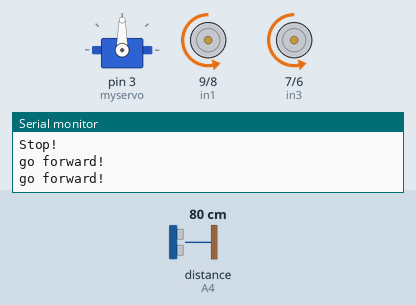
The sketch below on a simulated Arduino Uno, built with avr-gcc and run on an emulated ATmega328P. Parts: servo, motor-driver pin pairs drawn as motors (green arrow = first pin HIGH = forward, orange = second pin HIGH = backward, longer = more drive, scaled by the enable pin), the last lines printed to the serial monitor. Wiring (inferred from the names in the program): ultrasonic range finder: trigger A5; echo A4. The test bench sets the inputs (shaded band); at power-on: distance to the obstacle (sensor on A4) 80 cm. The echo pulse lasts 58.3 µs per cm.

Above: at 3.9 s.
4.0 s: distance to the obstacle (sensor on A4) set to 23 cm
8.7 s: distance to the obstacle (sensor on A4) set to 19 cm
At 12.0 s:
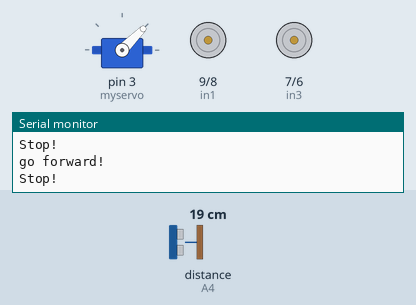
15.0 s: distance to the obstacle (sensor on A4) set to 35 cm
At 15.9 s:
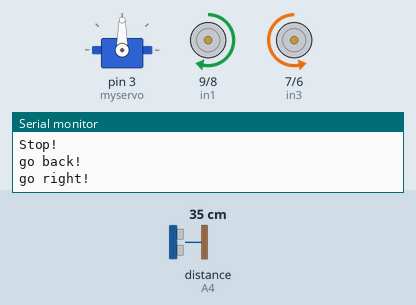
19.4 s: distance to the obstacle (sensor on A4) set to 2 cm
At 22.7 s:
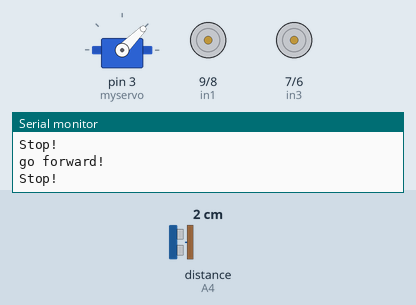
22.9 s: distance to the obstacle (sensor on A4) set to 4 cm
Timing chart, 0 to 36.0 s (numbered marks = the images above; inputs shaded):
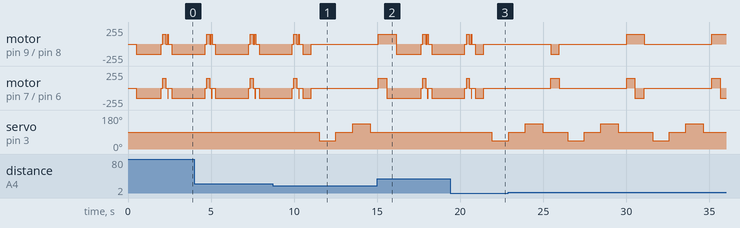

The sketch:

Obstacle_Avoidance_Car.ino
```cpp
//www.elegoo.com
//2016.09.12

#include <Servo.h> //servo library
Servo myservo; // create servo object to control servo
int Echo = A4;
int Trig = A5;
int in1 = 9;
int in2 = 8;
int in3 = 7;
int in4 = 6;
int ENA = 11;
int ENB = 5;
int ABT=150;
int wheelAlignment=25;
int rightDistance = 0,leftDistance = 0,middleDistance = 0 ;

void _mForward()
{
  analogWrite(ENA,ABT);
  analogWrite(ENB,ABT);
  digitalWrite(in1,LOW);
  digitalWrite(in2,HIGH);
  digitalWrite(in3,LOW);
  digitalWrite(in4,HIGH);
  Serial.println("go forward!");
}
void _mBack()
{
  analogWrite(ENA,ABT);
  analogWrite(ENB,ABT);
  digitalWrite(in1,HIGH);
  digitalWrite(in2,LOW);
  digitalWrite(in3,HIGH);
  digitalWrite(in4,LOW);
  Serial.println("go back!");
}
void _mleft()
{
  analogWrite(ENA,ABT);
  analogWrite(ENB,ABT);
  digitalWrite(in1,LOW);
  digitalWrite(in2,HIGH);
  digitalWrite(in3,HIGH);
  digitalWrite(in4,LOW);
  Serial.println("go left!");
}
void _mright()
{
  analogWrite(ENA,ABT);
  analogWrite(ENB,ABT);
  digitalWrite(in1,HIGH);
  digitalWrite(in2,LOW);
  digitalWrite(in3,LOW);
  digitalWrite(in4,HIGH);
  Serial.println("go right!");
}
void _mStop()
{
  digitalWrite(ENA,LOW);
  digitalWrite(ENB,LOW);
  Serial.println("Stop!");
}


 /*Ultrasonic distance measurement Sub function*/
int Distance_test()
{
  digitalWrite(Trig, LOW);
  delayMicroseconds(2);
  digitalWrite(Trig, HIGH);
  delayMicroseconds(20);
  digitalWrite(Trig, LOW);
  float Fdistance = pulseIn(Echo, HIGH);
  Fdistance= Fdistance/58;
  return (int)Fdistance;
}

void setup()
{
  myservo.attach(3);// attach servo on pin 3 to servo object
  Serial.begin(9600);
  pinMode(Echo, INPUT);
  pinMode(Trig, OUTPUT);
  pinMode(in1,OUTPUT);
  pinMode(in2,OUTPUT);
  pinMode(in3,OUTPUT);
  pinMode(in4,OUTPUT);
  pinMode(ENA,OUTPUT);
  pinMode(ENB,OUTPUT);
  _mStop();
}

void loop()
{
    myservo.write(90);//setservo position according to scaled value
    delay(500);
    middleDistance = Distance_test();
    #ifdef send
    Serial.print("middleDistance=");
    Serial.println(middleDistance);
    #endif

     if(middleDistance<=20)
    {
      _mStop();
      delay(500);
      myservo.write(45);
      delay(500);
      rightDistance = Distance_test();

      #ifdef send
      Serial.print("rightDistance=");
      Serial.println(rightDistance);
      #endif

      delay(500);
       myservo.write(90);
      delay(1000);
      myservo.write(135);
      delay(1000);
      leftDistance = Distance_test();

      #ifdef send
      Serial.print("leftDistance=");
      Serial.println(leftDistance);
      #endif

      delay(50);
      myservo.write(90);
      delay(500);
      if(rightDistance>leftDistance)
      {
        _mright();
        delay(3);
       }
       else if(rightDistance<leftDistance)
       {
        _mleft();
        delay(3);
       }
       else if((rightDistance<=20)||(leftDistance<=20))
       {
        _mBack();
        delay(500);
        _mright();
        delay(75);
       }
       else
       {
        _mForward();
       }

    }
    else
    {
        _mForward();
        delay(1500);
        _mStop();
        delay(100);
        _mBack();
        delay(175);
        _mStop();
        delay(100);
        _mright();
        delay(50);
        _mStop();
        delay(200);
        _mForward();
    }
}
```

Measured:
- the behaviour switches between 22 and 21 cm on distance to the obstacle (sensor on A4) (found by bisection; images 0 and 1)
- after the input at 8.7 s, servo on pin 3 (myservo): 90° → 45° after 2.8 s, → 90° 1.0 s later, → 135° 1.0 s later, → 90° 1.1 s later
- after the input at 15.0 s, servo on pin 3 (myservo): stays 90° (without the input it goes to 45° after 1.7 s)
- after the input at 19.4 s, servo on pin 3 (myservo): 90° → 45° after 2.5 s
